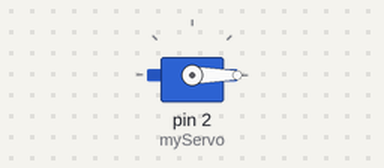
This sketch was run on a simulated Arduino Uno, built with avr-gcc and run on an emulated ATmega328P. Shown: servo.

Above: at 0.05 s.
Timing chart, 0 to 3.0 s (numbered marks = the images above):
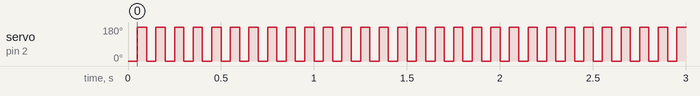

Measured:
- by itself, servo on pin 2 (myServo): alternates 180° for 0.05 s and 0° for 0.05 s

The sketch:

servo.ino
```cpp
// C++ code
//cleber
#include <Servo.h>

Servo myServo;
void setup()
{
  myServo.attach(2);

}

void loop()
{
  myServo.write(0);
  delay(50);
  myServo.write(180);
  delay(50);
}
```
